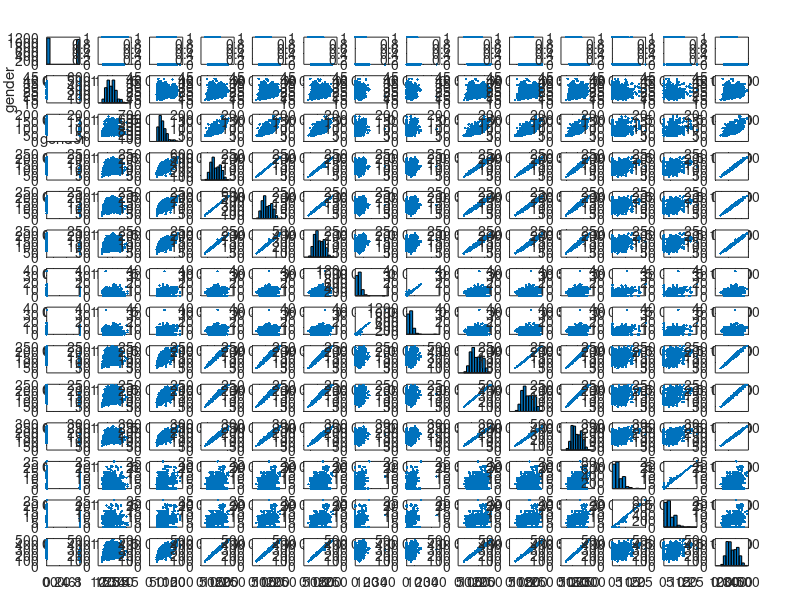

Recreate this plot in MATLAB. (Note: this script raises an error after producing the figure.)
clear
close all

data = csvread('weightlifting.csv')

sex                         = data(:,1);  % sex
age                         = data(:,2);  % age

firstSnatchAttempt          = data(:,3);  % declared snatch weight
firstSuccessSnatch          = data(:,4);  % first successful snatch weight
maxSnatch                   = data(:,5);  % max snatch weight
firstAttemptSnatchDelta     = data(:,6);  % delta between max and declared
firstSuccessSnatchDelta     = data(:,7);  % delta between first success and max

% firstClearnjerkAttempt      = data(:,8);  % declared clean-jerk weight
% firstSuccessCleanjerk       = data(:,9);  % first successful clean-jerk weight
% maxCleanjerk                = data(:,10); % max clean-jerk weight
% firstAttemptCleanjerkDelta  = data(:,11); % delta between max and declared
% firstSuccessCleanjerkDelta  = data(:,12); % delta between first success and max
total                       = data(:,13); % total max weight "score"

dm = [sex, age, firstSnatchAttempt, firstSuccessSnatch, maxSnatch, firstAttemptSnatchDelta, firstSuccessSnatchDelta, total];

% plotmatrix(data)
labels = {'gender', 'age', 'bweight', 'firstSnatchAttempt', 'firstSuccessSnatch', 'maxSnatch', 'firstAttemptSnatchDelta', 'firstSuccessSnatchDelta', 'total'};

% labels = {'gender', 'age', 'bweight', 'firstSnatchAttempt', 'firstSuccessSnatch', 'maxSnatch', 'firstAttemptSnatchDelta', 'firstSuccessSnatchDelta', 'firstClearnjerkAttempt', 'firstSuccessCleanjerk', 'maxCleanjerk', 'firstAttemptCleanjerkDelta', 'firstSuccessCleanjerkDelta', 'total'};
% data = [Height Weight Systolic Diastolic];

[h,ax] = plotmatrix(data);
for i = 1:length(data)
  xlabel(ax(1,i), labels{i})
  ylabel(ax(i,1), labels{i})
end